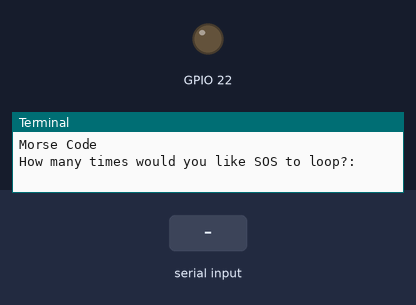
This program was run on a simulated Raspberry Pi (BCM pin numbers). On the bench: output pins drawn as LEDs (lit = HIGH), the last lines printed to the terminal. The test bench sets the inputs (shaded band). At 4.4 s the program stops and its outputs stay as they are.

Above: at 1.2 s.
1.3 s: "1" typed at the terminal, then Enter
At 2.1 s:
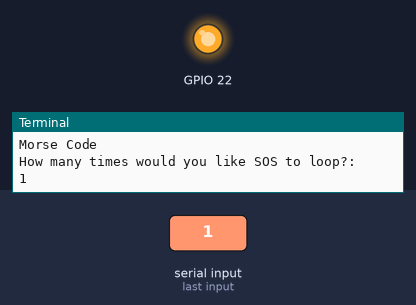
Timing chart, 0 to 5.2 s (numbered marks = the images above; inputs shaded):
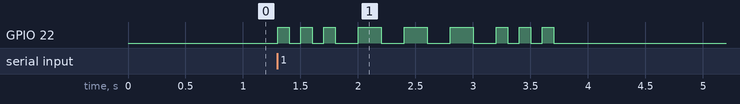

Measured:
- after the input at 1.3 s, GPIO 22: LOW → HIGH at once, → LOW 0.10 s later, → HIGH 0.10 s later, → LOW 0.10 s later, … (18 changes in this stretch)

The program:

BuzzerSOS.py
```python
#!/usr/bin/env python
# -*- coding: utf-8 -*-
#
#  This is the exact copy of the code provided here:  https://www.modmypi.com/blog/youtube-workshop-kit/gpio-and-python-69-buzzer
#

import os
from time import sleep
import RPi.GPIO as GPIO

GPIO.setmode(GPIO.BCM)
GPIO.setup(22,GPIO.OUT)

loop_count = 0

# define a function called morsecode
def morsecode ():
    #Dot Dot Dot
    GPIO.output(22,GPIO.HIGH)
    sleep(.1)
    GPIO.output(22,GPIO.LOW)
    sleep(.1)
    GPIO.output(22,GPIO.HIGH)
    sleep(.1)
    GPIO.output(22,GPIO.LOW)
    sleep(.1)
    GPIO.output(22,GPIO.HIGH)
    sleep(.1)

    #Dash Dash Dash
    GPIO.output(22,GPIO.LOW)
    sleep(.2)
    GPIO.output(22,GPIO.HIGH)
    sleep(.2)
    GPIO.output(22,GPIO.LOW)
    sleep(.2)
    GPIO.output(22,GPIO.HIGH)
    sleep(.2)
    GPIO.output(22,GPIO.LOW)
    sleep(.2)
    GPIO.output(22,GPIO.HIGH)
    sleep(.2)
    GPIO.output(22,GPIO.LOW)
    sleep(.2)

    #Dot Dot Dot
    GPIO.output(22,GPIO.HIGH)
    sleep(.1)
    GPIO.output(22,GPIO.LOW)
    sleep(.1)
    GPIO.output(22,GPIO.HIGH)
    sleep(.1)
    GPIO.output(22,GPIO.LOW)
    sleep(.1)
    GPIO.output(22,GPIO.HIGH)
    sleep(.1)
    GPIO.output(22,GPIO.LOW)
    sleep(.7)

os.system('clear')
print "Morse Code"

loop_count = input("How many times would you like SOS to loop?: ")

while loop_count > 0:
    loop_count = loop_count - 1
    morsecode ()
```
